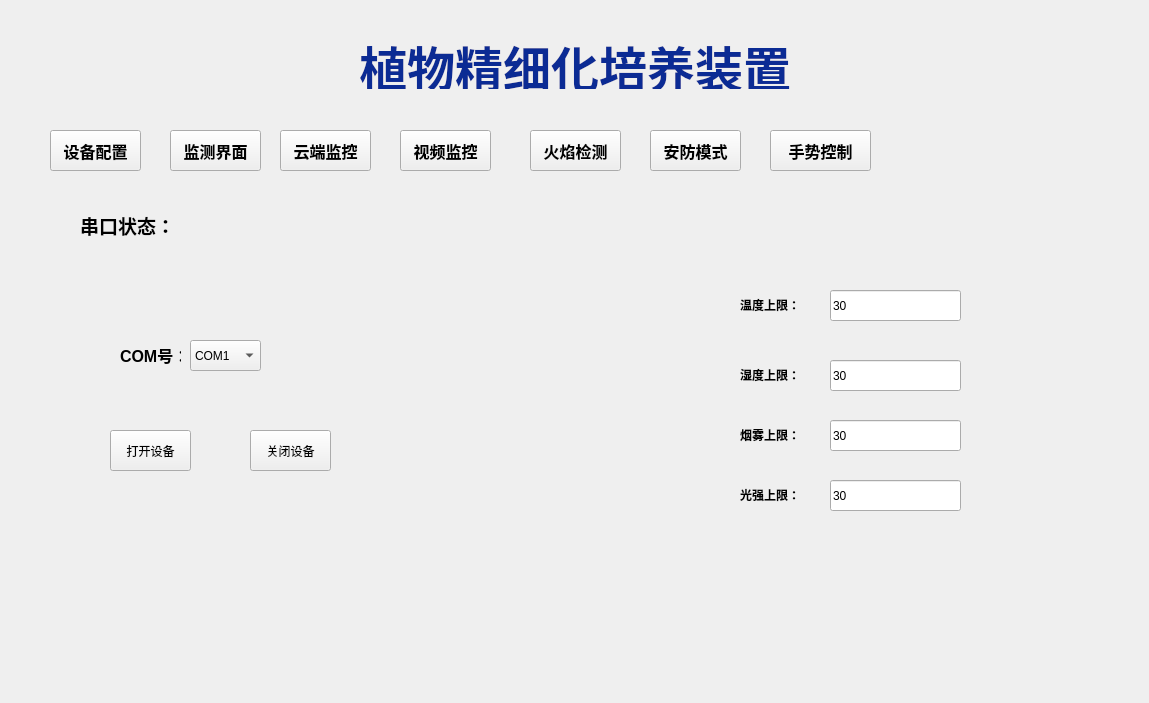
<?xml version="1.0" encoding="UTF-8"?>
<ui version="4.0">
 <class>Widget</class>
 <widget class="QWidget" name="Widget">
  <property name="geometry">
   <rect>
    <x>0</x>
    <y>0</y>
    <width>1149</width>
    <height>703</height>
   </rect>
  </property>
  <property name="windowTitle">
   <string>Widget</string>
  </property>
  <widget class="QWidget" name="horizontalLayoutWidget">
   <property name="geometry">
    <rect>
     <x>0</x>
     <y>20</y>
     <width>1151</width>
     <height>80</height>
    </rect>
   </property>
   <layout class="QHBoxLayout" name="horizontalLayout">
    <item>
     <spacer name="horizontalSpacer_2">
      <property name="orientation">
       <enum>Qt::Horizontal</enum>
      </property>
      <property name="sizeHint" stdset="0">
       <size>
        <width>378</width>
        <height>20</height>
       </size>
      </property>
     </spacer>
    </item>
    <item>
     <widget class="QLabel" name="label">
      <property name="text">
       <string>&lt;html&gt;&lt;head/&gt;&lt;body&gt;&lt;p&gt;&lt;span style=&quot; font-size:36pt; font-weight:600; color:#0b2b94;&quot;&gt;植物精细化培养装置&lt;/span&gt;&lt;/p&gt;&lt;/body&gt;&lt;/html&gt;</string>
      </property>
     </widget>
    </item>
    <item>
     <spacer name="horizontalSpacer_3">
      <property name="orientation">
       <enum>Qt::Horizontal</enum>
      </property>
      <property name="sizeHint" stdset="0">
       <size>
        <width>378</width>
        <height>20</height>
       </size>
      </property>
     </spacer>
    </item>
   </layout>
  </widget>
  <widget class="QPushButton" name="ConfigBtn">
   <property name="geometry">
    <rect>
     <x>50</x>
     <y>130</y>
     <width>91</width>
     <height>41</height>
    </rect>
   </property>
   <property name="font">
    <font>
     <family>ADMUI3Lg</family>
     <pointsize>12</pointsize>
     <weight>75</weight>
     <bold>true</bold>
    </font>
   </property>
   <property name="text">
    <string>设备配置</string>
   </property>
  </widget>
  <widget class="QPushButton" name="MonBtn">
   <property name="geometry">
    <rect>
     <x>170</x>
     <y>130</y>
     <width>91</width>
     <height>41</height>
    </rect>
   </property>
   <property name="font">
    <font>
     <family>ADMUI3Lg</family>
     <pointsize>12</pointsize>
     <weight>75</weight>
     <bold>true</bold>
    </font>
   </property>
   <property name="text">
    <string>监测界面</string>
   </property>
  </widget>
  <widget class="QStackedWidget" name="stackedWidget">
   <property name="geometry">
    <rect>
     <x>80</x>
     <y>190</y>
     <width>1041</width>
     <height>491</height>
    </rect>
   </property>
   <property name="currentIndex">
    <number>0</number>
   </property>
   <widget class="QWidget" name="page">
    <widget class="QLabel" name="Sta_label">
     <property name="geometry">
      <rect>
       <x>100</x>
       <y>20</y>
       <width>101</width>
       <height>31</height>
      </rect>
     </property>
     <property name="font">
      <font>
       <family>Agency FB</family>
       <weight>75</weight>
       <bold>true</bold>
      </font>
     </property>
     <property name="styleSheet">
      <string notr="true">color: rgb(46, 126, 230);</string>
     </property>
     <property name="text">
      <string/>
     </property>
    </widget>
    <widget class="QLabel" name="label_11">
     <property name="geometry">
      <rect>
       <x>0</x>
       <y>20</y>
       <width>101</width>
       <height>31</height>
      </rect>
     </property>
     <property name="text">
      <string>&lt;html&gt;&lt;head/&gt;&lt;body&gt;&lt;p&gt;&lt;span style=&quot; font-size:14pt; font-weight:600;&quot;&gt;串口状态：&lt;/span&gt;&lt;/p&gt;&lt;/body&gt;&lt;/html&gt;</string>
     </property>
    </widget>
    <widget class="QPushButton" name="CloseChuankou">
     <property name="geometry">
      <rect>
       <x>170</x>
       <y>240</y>
       <width>81</width>
       <height>41</height>
      </rect>
     </property>
     <property name="text">
      <string>关闭设备</string>
     </property>
    </widget>
    <widget class="QComboBox" name="comboBox">
     <property name="geometry">
      <rect>
       <x>110</x>
       <y>150</y>
       <width>71</width>
       <height>31</height>
      </rect>
     </property>
     <item>
      <property name="text">
       <string>COM1</string>
      </property>
     </item>
     <item>
      <property name="text">
       <string>COM2</string>
      </property>
     </item>
     <item>
      <property name="text">
       <string>COM3</string>
      </property>
     </item>
     <item>
      <property name="text">
       <string>COM4</string>
      </property>
     </item>
     <item>
      <property name="text">
       <string>COM5</string>
      </property>
     </item>
     <item>
      <property name="text">
       <string>COM6</string>
      </property>
     </item>
     <item>
      <property name="text">
       <string>COM7</string>
      </property>
     </item>
     <item>
      <property name="text">
       <string>COM8</string>
      </property>
     </item>
     <item>
      <property name="text">
       <string>COM9</string>
      </property>
     </item>
    </widget>
    <widget class="QLabel" name="label_9">
     <property name="geometry">
      <rect>
       <x>40</x>
       <y>150</y>
       <width>61</width>
       <height>31</height>
      </rect>
     </property>
     <property name="text">
      <string>&lt;html&gt;&lt;head/&gt;&lt;body&gt;&lt;p&gt;&lt;span style=&quot; font-size:12pt; font-weight:600;&quot;&gt;COM号：&lt;/span&gt;&lt;/p&gt;&lt;/body&gt;&lt;/html&gt;</string>
     </property>
    </widget>
    <widget class="QPushButton" name="OpenChuankou">
     <property name="geometry">
      <rect>
       <x>30</x>
       <y>240</y>
       <width>81</width>
       <height>41</height>
      </rect>
     </property>
     <property name="text">
      <string>打开设备</string>
     </property>
    </widget>
    <widget class="QLabel" name="label_6">
     <property name="geometry">
      <rect>
       <x>660</x>
       <y>290</y>
       <width>61</width>
       <height>31</height>
      </rect>
     </property>
     <property name="text">
      <string>&lt;html&gt;&lt;head/&gt;&lt;body&gt;&lt;p&gt;&lt;span style=&quot; font-weight:600;&quot;&gt;光强上限：&lt;/span&gt;&lt;/p&gt;&lt;/body&gt;&lt;/html&gt;</string>
     </property>
    </widget>
    <widget class="QLineEdit" name="GlineEdit_4">
     <property name="geometry">
      <rect>
       <x>750</x>
       <y>290</y>
       <width>131</width>
       <height>31</height>
      </rect>
     </property>
     <property name="text">
      <string>30</string>
     </property>
    </widget>
    <widget class="QLabel" name="label_2">
     <property name="geometry">
      <rect>
       <x>660</x>
       <y>100</y>
       <width>61</width>
       <height>31</height>
      </rect>
     </property>
     <property name="text">
      <string>&lt;html&gt;&lt;head/&gt;&lt;body&gt;&lt;p&gt;&lt;span style=&quot; font-weight:600;&quot;&gt;温度上限：&lt;/span&gt;&lt;/p&gt;&lt;/body&gt;&lt;/html&gt;</string>
     </property>
    </widget>
    <widget class="QLabel" name="label_5">
     <property name="geometry">
      <rect>
       <x>660</x>
       <y>230</y>
       <width>61</width>
       <height>31</height>
      </rect>
     </property>
     <property name="text">
      <string>&lt;html&gt;&lt;head/&gt;&lt;body&gt;&lt;p&gt;&lt;span style=&quot; font-weight:600;&quot;&gt;烟雾上限：&lt;/span&gt;&lt;/p&gt;&lt;/body&gt;&lt;/html&gt;</string>
     </property>
    </widget>
    <widget class="QLineEdit" name="WlineEdit">
     <property name="geometry">
      <rect>
       <x>750</x>
       <y>100</y>
       <width>131</width>
       <height>31</height>
      </rect>
     </property>
     <property name="text">
      <string>30</string>
     </property>
    </widget>
    <widget class="QLineEdit" name="YlineEdit_3">
     <property name="geometry">
      <rect>
       <x>750</x>
       <y>230</y>
       <width>131</width>
       <height>31</height>
      </rect>
     </property>
     <property name="text">
      <string>30</string>
     </property>
    </widget>
    <widget class="QLineEdit" name="SlineEdit_2">
     <property name="geometry">
      <rect>
       <x>750</x>
       <y>170</y>
       <width>131</width>
       <height>31</height>
      </rect>
     </property>
     <property name="text">
      <string>30</string>
     </property>
    </widget>
    <widget class="QLabel" name="label_4">
     <property name="geometry">
      <rect>
       <x>660</x>
       <y>170</y>
       <width>61</width>
       <height>31</height>
      </rect>
     </property>
     <property name="text">
      <string>&lt;html&gt;&lt;head/&gt;&lt;body&gt;&lt;p&gt;&lt;span style=&quot; font-weight:600;&quot;&gt;湿度上限：&lt;/span&gt;&lt;/p&gt;&lt;/body&gt;&lt;/html&gt;</string>
     </property>
    </widget>
   </widget>
   <widget class="QWidget" name="page_2">
    <widget class="QLCDNumber" name="lcdNumber2">
     <property name="geometry">
      <rect>
       <x>280</x>
       <y>30</y>
       <width>81</width>
       <height>31</height>
      </rect>
     </property>
    </widget>
    <widget class="QLabel" name="Hlabel">
     <property name="geometry">
      <rect>
       <x>940</x>
       <y>30</y>
       <width>71</width>
       <height>31</height>
      </rect>
     </property>
     <property name="font">
      <font>
       <family>Agency FB</family>
       <pointsize>12</pointsize>
       <weight>75</weight>
       <bold>true</bold>
      </font>
     </property>
     <property name="layoutDirection">
      <enum>Qt::LeftToRight</enum>
     </property>
     <property name="styleSheet">
      <string notr="true">color: rgb(255, 85, 0);</string>
     </property>
     <property name="text">
      <string/>
     </property>
    </widget>
    <widget class="QLabel" name="label_12">
     <property name="geometry">
      <rect>
       <x>10</x>
       <y>31</y>
       <width>61</width>
       <height>31</height>
      </rect>
     </property>
     <property name="font">
      <font>
       <family>Agency FB</family>
       <pointsize>12</pointsize>
       <weight>75</weight>
       <bold>true</bold>
      </font>
     </property>
     <property name="text">
      <string>&lt;html&gt;&lt;head/&gt;&lt;body&gt;&lt;p&gt;&lt;span style=&quot; color:#0055ff;&quot;&gt;温度值：&lt;/span&gt;&lt;/p&gt;&lt;/body&gt;&lt;/html&gt;</string>
     </property>
    </widget>
    <widget class="QLabel" name="label_14">
     <property name="geometry">
      <rect>
       <x>430</x>
       <y>30</y>
       <width>81</width>
       <height>31</height>
      </rect>
     </property>
     <property name="font">
      <font>
       <family>Agency FB</family>
       <pointsize>12</pointsize>
       <weight>75</weight>
       <bold>true</bold>
      </font>
     </property>
     <property name="text">
      <string>&lt;html&gt;&lt;head/&gt;&lt;body&gt;&lt;p&gt;&lt;span style=&quot; font-weight:600;&quot;&gt;烟雾浓度：&lt;/span&gt;&lt;/p&gt;&lt;/body&gt;&lt;/html&gt;</string>
     </property>
    </widget>
    <widget class="QLabel" name="label_16">
     <property name="geometry">
      <rect>
       <x>650</x>
       <y>30</y>
       <width>81</width>
       <height>31</height>
      </rect>
     </property>
     <property name="font">
      <font>
       <family>Agency FB</family>
       <pointsize>12</pointsize>
       <weight>75</weight>
       <bold>true</bold>
      </font>
     </property>
     <property name="text">
      <string>&lt;html&gt;&lt;head/&gt;&lt;body&gt;&lt;p&gt;&lt;span style=&quot; color:#aa0000;&quot;&gt;光照强度：&lt;/span&gt;&lt;/p&gt;&lt;/body&gt;&lt;/html&gt;</string>
     </property>
    </widget>
    <widget class="QLabel" name="label_13">
     <property name="geometry">
      <rect>
       <x>860</x>
       <y>30</y>
       <width>81</width>
       <height>31</height>
      </rect>
     </property>
     <property name="font">
      <font>
       <family>Agency FB</family>
       <pointsize>12</pointsize>
       <weight>75</weight>
       <bold>true</bold>
      </font>
     </property>
     <property name="text">
      <string>&lt;html&gt;&lt;head/&gt;&lt;body&gt;&lt;p&gt;&lt;span style=&quot; font-weight:600;&quot;&gt;是否有人：&lt;/span&gt;&lt;/p&gt;&lt;/body&gt;&lt;/html&gt;</string>
     </property>
    </widget>
    <widget class="QLCDNumber" name="GlcdNumber">
     <property name="geometry">
      <rect>
       <x>730</x>
       <y>30</y>
       <width>81</width>
       <height>31</height>
      </rect>
     </property>
    </widget>
    <widget class="QLCDNumber" name="YlcdNumber">
     <property name="geometry">
      <rect>
       <x>510</x>
       <y>30</y>
       <width>81</width>
       <height>31</height>
      </rect>
     </property>
    </widget>
    <widget class="QLCDNumber" name="lcdNumber1">
     <property name="geometry">
      <rect>
       <x>80</x>
       <y>30</y>
       <width>81</width>
       <height>31</height>
      </rect>
     </property>
    </widget>
    <widget class="QLabel" name="label_15">
     <property name="geometry">
      <rect>
       <x>210</x>
       <y>30</y>
       <width>61</width>
       <height>31</height>
      </rect>
     </property>
     <property name="font">
      <font>
       <family>Agency FB</family>
       <pointsize>12</pointsize>
       <weight>75</weight>
       <bold>true</bold>
      </font>
     </property>
     <property name="text">
      <string>&lt;html&gt;&lt;head/&gt;&lt;body&gt;&lt;p&gt;&lt;span style=&quot; color:#ff5500;&quot;&gt;湿度值：&lt;/span&gt;&lt;/p&gt;&lt;/body&gt;&lt;/html&gt;</string>
     </property>
    </widget>
    <widget class="QCustomPlot" name="customPlot" native="true">
     <property name="geometry">
      <rect>
       <x>10</x>
       <y>80</y>
       <width>631</width>
       <height>351</height>
      </rect>
     </property>
    </widget>
    <widget class="QPushButton" name="BooL">
     <property name="geometry">
      <rect>
       <x>680</x>
       <y>300</y>
       <width>121</width>
       <height>51</height>
      </rect>
     </property>
     <property name="font">
      <font>
       <family>Agency FB</family>
       <pointsize>12</pointsize>
       <weight>75</weight>
       <bold>true</bold>
      </font>
     </property>
     <property name="text">
      <string>手动控制</string>
     </property>
    </widget>
    <widget class="QPushButton" name="BooL_2">
     <property name="geometry">
      <rect>
       <x>900</x>
       <y>300</y>
       <width>121</width>
       <height>51</height>
      </rect>
     </property>
     <property name="font">
      <font>
       <family>Agency FB</family>
       <pointsize>12</pointsize>
       <weight>75</weight>
       <bold>true</bold>
      </font>
     </property>
     <property name="text">
      <string>自动控制</string>
     </property>
    </widget>
    <widget class="QLabel" name="label_8">
     <property name="geometry">
      <rect>
       <x>860</x>
       <y>140</y>
       <width>31</width>
       <height>21</height>
      </rect>
     </property>
     <property name="text">
      <string>&lt;html&gt;&lt;head/&gt;&lt;body&gt;&lt;p&gt;&lt;span style=&quot; font-size:12pt; font-weight:600;&quot;&gt;2号：&lt;/span&gt;&lt;/p&gt;&lt;/body&gt;&lt;/html&gt;</string>
     </property>
    </widget>
    <widget class="QLabel" name="label_10">
     <property name="geometry">
      <rect>
       <x>700</x>
       <y>220</y>
       <width>31</width>
       <height>21</height>
      </rect>
     </property>
     <property name="text">
      <string>&lt;html&gt;&lt;head/&gt;&lt;body&gt;&lt;p&gt;&lt;span style=&quot; font-size:12pt; font-weight:600;&quot;&gt;3号：&lt;/span&gt;&lt;/p&gt;&lt;/body&gt;&lt;/html&gt;</string>
     </property>
    </widget>
    <widget class="QLineEdit" name="lineEdit_3">
     <property name="geometry">
      <rect>
       <x>750</x>
       <y>220</y>
       <width>91</width>
       <height>21</height>
      </rect>
     </property>
     <property name="font">
      <font>
       <family>Agency FB</family>
       <weight>75</weight>
       <bold>true</bold>
      </font>
     </property>
     <property name="text">
      <string/>
     </property>
    </widget>
    <widget class="QLabel" name="label_7">
     <property name="geometry">
      <rect>
       <x>700</x>
       <y>140</y>
       <width>41</width>
       <height>21</height>
      </rect>
     </property>
     <property name="text">
      <string>&lt;html&gt;&lt;head/&gt;&lt;body&gt;&lt;p&gt;&lt;span style=&quot; font-size:12pt; font-weight:600;&quot;&gt;1号：&lt;/span&gt;&lt;/p&gt;&lt;/body&gt;&lt;/html&gt;</string>
     </property>
    </widget>
    <widget class="QLineEdit" name="lineEdit">
     <property name="geometry">
      <rect>
       <x>750</x>
       <y>140</y>
       <width>91</width>
       <height>21</height>
      </rect>
     </property>
     <property name="font">
      <font>
       <family>Agency FB</family>
       <weight>75</weight>
       <bold>true</bold>
      </font>
     </property>
     <property name="text">
      <string/>
     </property>
    </widget>
    <widget class="QLineEdit" name="lineEdit_2">
     <property name="geometry">
      <rect>
       <x>900</x>
       <y>140</y>
       <width>91</width>
       <height>21</height>
      </rect>
     </property>
     <property name="font">
      <font>
       <family>Agency FB</family>
       <weight>75</weight>
       <bold>true</bold>
      </font>
     </property>
     <property name="text">
      <string/>
     </property>
    </widget>
   </widget>
   <widget class="QWidget" name="page_3">
    <widget class="QGroupBox" name="groupBox">
     <property name="geometry">
      <rect>
       <x>10</x>
       <y>10</y>
       <width>491</width>
       <height>451</height>
      </rect>
     </property>
     <property name="font">
      <font>
       <family>Agency FB</family>
       <pointsize>12</pointsize>
       <weight>75</weight>
       <bold>true</bold>
      </font>
     </property>
     <property name="title">
      <string>video</string>
     </property>
     <widget class="QLabel" name="video">
      <property name="geometry">
       <rect>
        <x>20</x>
        <y>20</y>
        <width>461</width>
        <height>421</height>
       </rect>
      </property>
      <property name="text">
       <string/>
      </property>
     </widget>
    </widget>
    <widget class="QGroupBox" name="groupBox_2">
     <property name="geometry">
      <rect>
       <x>530</x>
       <y>10</y>
       <width>491</width>
       <height>451</height>
      </rect>
     </property>
     <property name="font">
      <font>
       <family>Agency FB</family>
       <pointsize>12</pointsize>
       <weight>75</weight>
       <bold>true</bold>
      </font>
     </property>
     <property name="title">
      <string>video</string>
     </property>
     <widget class="QLabel" name="Deal_video">
      <property name="geometry">
       <rect>
        <x>20</x>
        <y>20</y>
        <width>461</width>
        <height>421</height>
       </rect>
      </property>
      <property name="text">
       <string/>
      </property>
     </widget>
    </widget>
   </widget>
  </widget>
  <widget class="QPushButton" name="VideoBtn">
   <property name="geometry">
    <rect>
     <x>400</x>
     <y>130</y>
     <width>91</width>
     <height>41</height>
    </rect>
   </property>
   <property name="font">
    <font>
     <family>ADMUI3Lg</family>
     <pointsize>12</pointsize>
     <weight>75</weight>
     <bold>true</bold>
    </font>
   </property>
   <property name="text">
    <string>视频监控</string>
   </property>
  </widget>
  <widget class="QPushButton" name="VideoBtn_2">
   <property name="geometry">
    <rect>
     <x>650</x>
     <y>130</y>
     <width>91</width>
     <height>41</height>
    </rect>
   </property>
   <property name="font">
    <font>
     <family>ADMUI3Lg</family>
     <pointsize>12</pointsize>
     <weight>75</weight>
     <bold>true</bold>
    </font>
   </property>
   <property name="text">
    <string>安防模式</string>
   </property>
  </widget>
  <widget class="QLabel" name="War_Label">
   <property name="geometry">
    <rect>
     <x>920</x>
     <y>130</y>
     <width>191</width>
     <height>31</height>
    </rect>
   </property>
   <property name="font">
    <font>
     <family>ADMUI3Lg</family>
     <pointsize>12</pointsize>
     <weight>75</weight>
     <bold>true</bold>
    </font>
   </property>
   <property name="styleSheet">
    <string notr="true">color: rgb(255, 0, 0);</string>
   </property>
   <property name="text">
    <string/>
   </property>
  </widget>
  <widget class="QPushButton" name="yeelinkBtn">
   <property name="geometry">
    <rect>
     <x>280</x>
     <y>130</y>
     <width>91</width>
     <height>41</height>
    </rect>
   </property>
   <property name="font">
    <font>
     <family>ADMUI3Lg</family>
     <pointsize>12</pointsize>
     <weight>75</weight>
     <bold>true</bold>
    </font>
   </property>
   <property name="text">
    <string>云端监控</string>
   </property>
  </widget>
  <widget class="QPushButton" name="VideoBtn_3">
   <property name="geometry">
    <rect>
     <x>770</x>
     <y>130</y>
     <width>101</width>
     <height>41</height>
    </rect>
   </property>
   <property name="font">
    <font>
     <family>ADMUI3Lg</family>
     <pointsize>12</pointsize>
     <weight>75</weight>
     <bold>true</bold>
    </font>
   </property>
   <property name="text">
    <string>手势控制</string>
   </property>
  </widget>
  <widget class="QPushButton" name="VideoBtn_4">
   <property name="geometry">
    <rect>
     <x>530</x>
     <y>130</y>
     <width>91</width>
     <height>41</height>
    </rect>
   </property>
   <property name="font">
    <font>
     <family>ADMUI3Lg</family>
     <pointsize>12</pointsize>
     <weight>75</weight>
     <bold>true</bold>
    </font>
   </property>
   <property name="text">
    <string>火焰检测</string>
   </property>
  </widget>
  <zorder>stackedWidget</zorder>
  <zorder>horizontalLayoutWidget</zorder>
  <zorder>ConfigBtn</zorder>
  <zorder>MonBtn</zorder>
  <zorder>VideoBtn</zorder>
  <zorder>VideoBtn_2</zorder>
  <zorder>War_Label</zorder>
  <zorder>yeelinkBtn</zorder>
  <zorder>VideoBtn_3</zorder>
  <zorder>VideoBtn_4</zorder>
 </widget>
 <layoutdefault spacing="6" margin="11"/>
 <customwidgets>
  <customwidget>
   <class>QCustomPlot</class>
   <extends>QWidget</extends>
   <header location="global">qcustomplot.h</header>
   <container>1</container>
  </customwidget>
 </customwidgets>
 <resources/>
 <connections/>
</ui>
